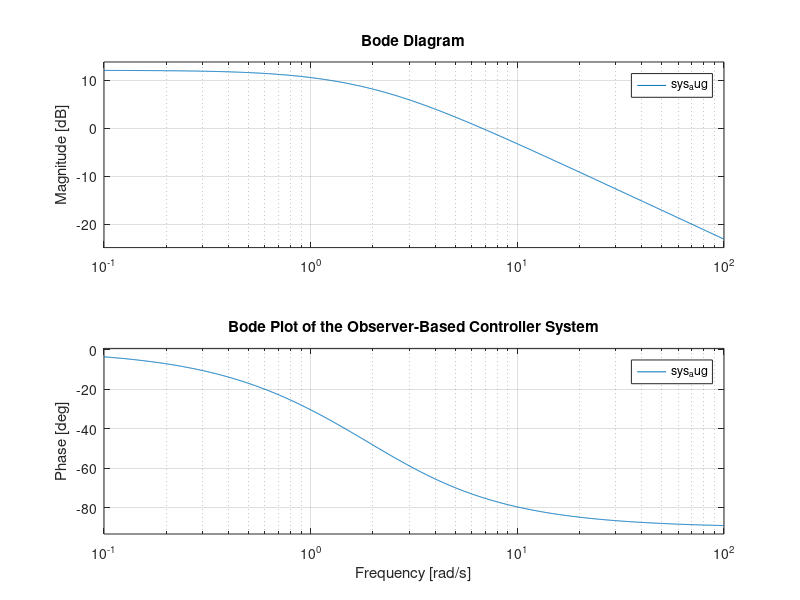

Here is the MATLAB script that generated this plot:
% Define system matrices
A = [7 -9; 6 -8];
B = [4; 3];
C = [1 1];
F = [-2 2]; % State feedback gain
L = [-5; -3]; % Observer gain

% Augmented system matrices for the observer-based controller
A_aug = [A, B * F; -L * C, A + B * F + L * C];
B_aug = [B; B];
C_aug = [C, zeros(size(C))];
D_aug = 0; % No direct feedthrough term

% Create the state-space system
sys_aug = ss(A_aug, B_aug, C_aug, D_aug);

% Generate the Bode plot
figure;
bode(sys_aug);
grid on;
title('Bode Plot of the Observer-Based Controller System');
pole1 = -1.4;
pole2 = -4;
place( (A* B * F) + (L * F)' , F', [pole1, pole2])'
